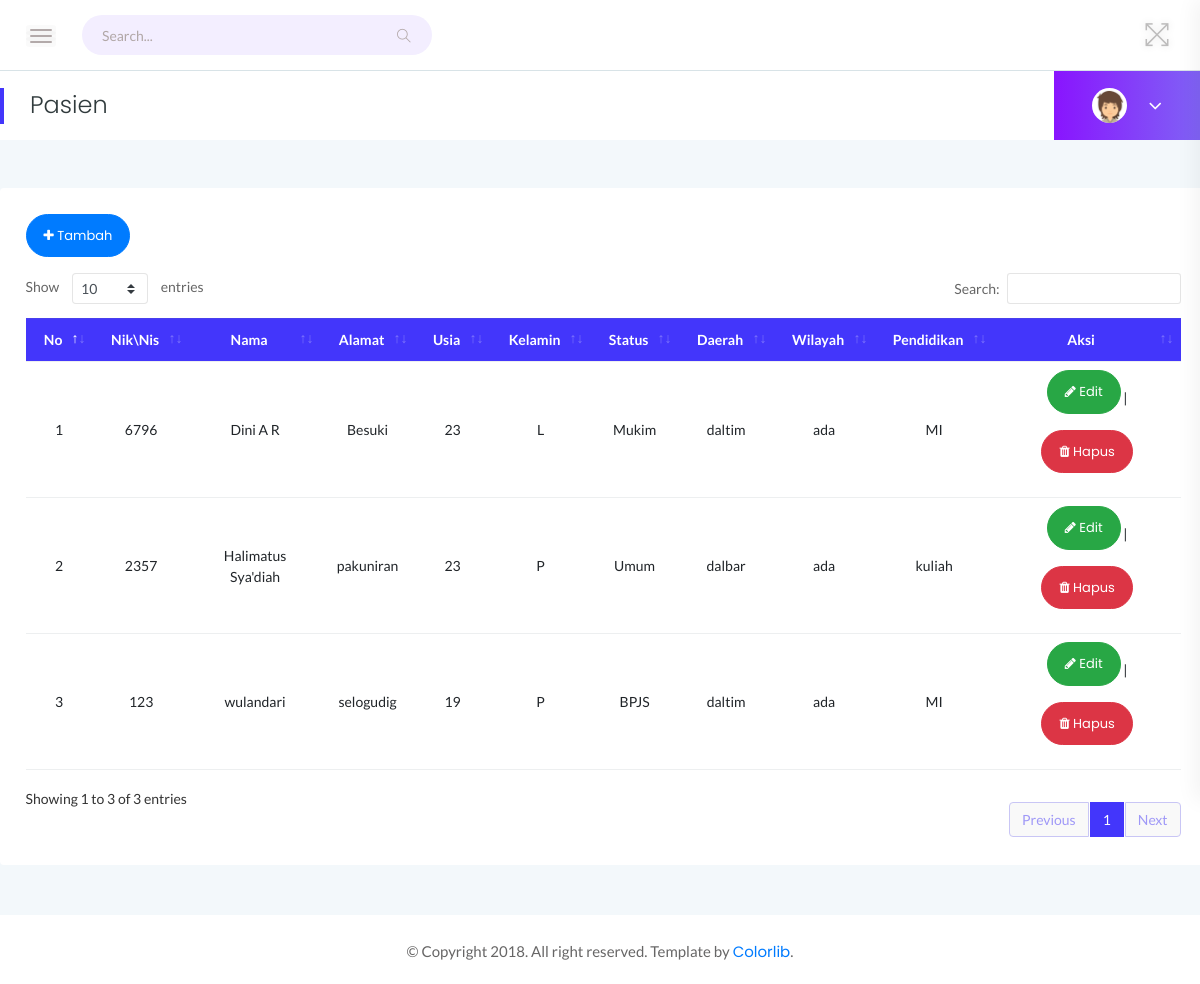
Page /index.php/c_pasien on the committed database.
### tables this page shows
CREATE TABLE `tb_pasien` (
  `id_pasien` int(11) NOT NULL,
  `nama` varchar(30) NOT NULL,
  `alamat` varchar(30) NOT NULL,
  `usia` varchar(2) NOT NULL,
  `kelamin` varchar(1) NOT NULL,
  `gol_darah` varchar(3) NOT NULL,
  `daerah` varchar(30) NOT NULL,
  `wilayah` varchar(20) NOT NULL,
  `pendidikan` varchar(20) NOT NULL,
  `nis_nik` varchar(200) NOT NULL,
  `status` varchar(200) NOT NULL
);

### application/controllers/c_pasien.php (called while the page is built, shortened)
<?php
class c_pasien extends CI_Controller {
    public function __construct() {
        $this->load->model('m_pasien');
        $this->load->helper('url');
    }
    public function index() {
        $data['judul1'] = 'Pasien';
        $data['judul2'] = '';
        $data['pasien'] = $this->m_pasien->semua_data();
        $data['contents'] = 'pasien/v_index';
        $this->load->view('v_template', $data);
    }
}

### index.php (called while the page is built, shortened)
<?php
require_once BASEPATH.'core/CodeIgniter.php';

### application/models/m_pasien.php (called while the page is built, shortened)
<?php
class M_pasien extends CI_Model {
    public function semua_data() {
        return $this->db->order_by('nama', 'asc')
                        ->get('tb_pasien')
                        ->result();
    }
}
?>

### application/views/pasien/v_index.php (the view, shortened to what this page needs)
<div class="main-content-inner">
    <div class="row">
        <div class="col-14 mt-5">
            <div class="card">
                <div class="card-body">
                    <a class="btn btn-rounded btn-primary mb-3" href="<?= base_url() . 'C_pasien/tambah' ?>" role="button"><i class="icon fa fa-plus"></i> Tambah</a>
                    <div class="data-tables datatable-primary">
                        <table id="dataTable2" class="text-center">
                            <thead class="text-capitalize">
                                <tr>
                                    <th>No</th>
                                    <th>Nik\Nis</th>
                                    <th>Nama</th>
                                    <th>Alamat</th>
                                    <th>Usia</th>
                                    <th>Kelamin</th>
                                    <th>Status</th>
                                    <th>Daerah</th>
                                    <th>Wilayah</th>
                                    <th>Pendidikan</th>
                                    <th>Aksi</th>
                                </tr>
                            </thead>
                            <tbody>
                                <?php
                                $no = 1;
                                foreach ($pasien as $b) {
                                    ?>
                                    <tr>
                                        <td><?= $no ?></td>
                                        <td><?= $b->nis_nik ?></td>
                                        <td><?= $b->nama ?></td>
                                        <td><?= $b->alamat ?></td>
                                        <td><?= $b->usia ?></td>
                                        <td><?= $b->kelamin ?></td>
                                        <td><?= $b->status ?></td>
                                        <td><?= $b->daerah ?></td>
                                        <td><?= $b->wilayah ?></td>
                                        <td><?= $b->pendidikan ?></td>
                                        <td>
                                            <a href="<?= base_url() . 'C_pasien/edit/' . $b->id_pasien ?>" class="btn btn-rounded btn-success mb-3"><i class="icon fa fa-pencil"></i> Edit</a> |
                                            <a href="<?= base_url() . 'C_pasien/hapus/' . $b->id_pasien ?>" class="btn btn-rounded btn-danger mb-3" onclick="return confirm('Apakah anda yakin menghapus data \n <?= $b->nama ?>..?')"><i class="icon fa fa-trash"></i> Hapus</a>
                                        </td>
                                    </tr>
                                    <?php
                                    $no++;
                                }
                                ?>
                            </tbody>
                        </table>
                    </div>
                </div>
            </div>
        </div>
    </div>
</div>

### assets/css/styles.css (style rules this page uses)
.card { border: none; border-radius: 4px; background-color: #fff; -webkit-transition: all 0.3s ease 0s; transition: all 0.3s ease 0s; }
.card-body { padding: 25.6px; padding: 1.6rem; }
.main-content-inner { padding: 0 30px 50px; }
.btn { padding: 11px 17px; font-size: 13px; letter-spacing: 0; }
.btn-rounded { border-radius: 50px; }
table tr th { border-bottom: none; }
table tr th, table tr td { border-top: 1px solid rgba(120, 130, 140, 0.13) !important; }
.datatable-primary thead { background: #4336fb; color: #fff; }
table.dataTable.no-footer { border-bottom: 1px solid rgba(120, 130, 140, 0.13) !important; }
table.dataTable thead th, table.dataTable thead td { border-bottom-color: transparent; }

### rows in the picture
tb_pasien: nis_nik "6796", nama "Dini A R", alamat "Besuki", usia "23", kelamin "L", status "Mukim", daerah "daltim", wilayah "ada", pendidikan "MI"
tb_pasien: nis_nik "2357", nama "Halimatus Sya'diah", alamat "pakuniran", usia "23", kelamin "P", status "Umum", daerah "dalbar", wilayah "ada", pendidikan "kuliah"
tb_pasien: nis_nik "123", nama "wulandari", alamat "selogudig", usia "19", kelamin "P", status "BPJS", daerah "daltim", wilayah "ada", pendidikan "MI"

### other values in the picture
$judul1 "Pasien"
